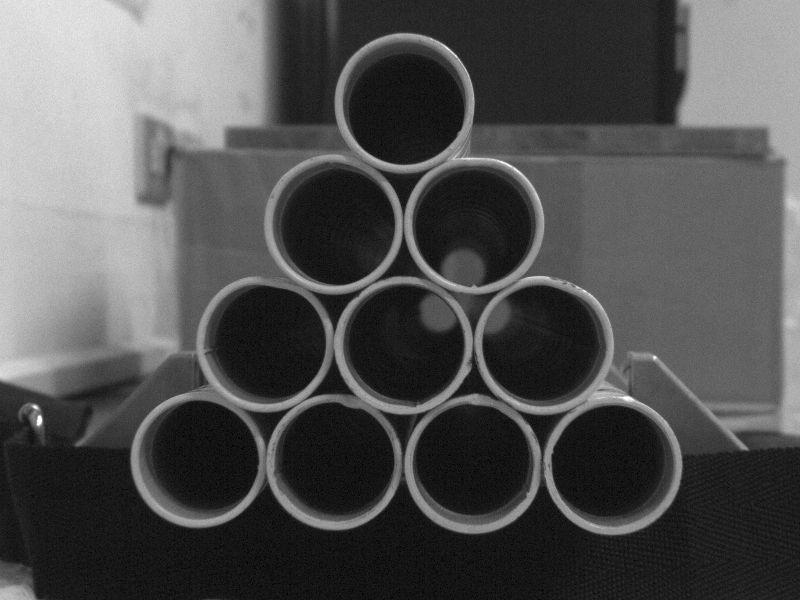
#> input picture data/image/240105_1.bmp, 800 x 600 px, given in place of video0105.avi, which was not available
$ python polar_defect_detect_video.py
#> lines starting #> are read from the running program, lines starting #| are printed output that depends on the picture; after the words box and inside, x2 and y2 are one past the last pixel; in counts of white or black regions, pixels touching at a corner belong together; pictures that were not available may be replaced by others from this repository, and a replacement may not be noted
#> further down, frame is the input picture: shape (600, 800, 3); min 0, max 255, mean 81.8
import cv2
import numpy as np
import math


def nothing(x):
    pass


# 极坐标转换函数
def polar_transform_2(circles, frame_copy, roi_scale_factor):
    transformed_images = []
    for i in range(len(circles)):
        X = int(np.round(circles[i][0]))
        Y = int(np.round(circles[i][1]))
        R = int(np.round(circles[i][2]))
        new_R = int(R * roi_scale_factor)

        # 確保 ROI 坐標在圖像範圍內
        x1, y1 = max(X - new_R, 0), max(Y - new_R, 0)
        x2, y2 = min(X + new_R, frame_copy.shape[1]), min(
            Y + new_R, frame_copy.shape[0]
        )

        # 檢查截取的 ROI 是否有效
        if x2 > x1 and y2 > y1:
            ROI = frame_copy[y1:y2, x1:x2]
            trans_center = (new_R, new_R)
            dst = cv2.warpPolar(
                ROI,
                (300, 600),
                trans_center,
                new_R,
                cv2.INTER_LINEAR + cv2.WARP_POLAR_LINEAR,
            )
            transformed_images.append(dst)
        else:
            print(f"Invalid ROI for circle {i}")
            transformed_images.append(None)  # 或者使用其他的占位符

    return transformed_images


# 缺陷檢測
def defect_detect(polar_img):
    transformed_images = []
    total_contour_area_list = []

    for img in polar_img:
        # 確保圖像是單通道的，如果不是，轉換為灰度圖
        if len(img.shape) == 3:
            img = cv2.cvtColor(img, cv2.COLOR_BGR2GRAY)

        # 對每個圖像進行模糊
        blurred_roi = cv2.blur(img, (3, 501))
        # 對當前ROI區域和模糊後的ROI區域進行差分操作
        diff_roi = cv2.absdiff(img, blurred_roi)
        # 進行二值化操作
        _, binary_roi = cv2.threshold(
            diff_roi, threshold_value_for_diff, 255, cv2.THRESH_BINARY
        )
        # 添加二值化後的圖像到列表中
        transformed_images.append(binary_roi)
        # 如果需要尋找輪廓，可以在這裡添加對應的代碼
        contours, _ = cv2.findContours(
            binary_roi, cv2.RETR_EXTERNAL, cv2.CHAIN_APPROX_SIMPLE
        )
        # 計算每個輪廓的面積並累加到總和中
        total_contour_area = sum(cv2.contourArea(contour) for contour in contours)
        if total_contour_area > 300:
            total_contour_area_list.append(False)
        else:
            total_contour_area_list.append(True)
    # print(total_contour_area_list)
    return total_contour_area_list


# 設定一個閾值，用於決定兩個圓形是否在垂直方向上足夠接近
y_threshold = 30  # 這個值可以根據您的具體需求進行調整


def sort_circles(circles):
    # 首先按 y 坐標排序
    sorted_circles = sorted(circles, key=lambda c: -c[1])

    # 現在處理那些在垂直方向上足夠接近的圓形
    while True:
        swapped = False
        for i in range(len(sorted_circles) - 1):
            if abs(sorted_circles[i][1] - sorted_circles[i + 1][1]) <= y_threshold:
                # 如果兩個圓形在 y 方向上足夠接近，則根據 x 坐標進行排序
                if sorted_circles[i][0] > sorted_circles[i + 1][0]:
                    sorted_circles[i], sorted_circles[i + 1] = (
                        sorted_circles[i + 1],
                        sorted_circles[i],
                    )
                    swapped = True
        if not swapped:
            break

    return sorted_circles


def stable_detected_defect(total_contour_area_list, NG_list):
    # 读取total_contour_area_list
    for i in range(len(total_contour_area_list)):
        if total_contour_area_list[i]:
            NG_list[i] = NG_list[i] - 2
        else:
            NG_list[i] = NG_list[i] + 2
    return NG_list


# 检测圆形的函数
def detect_circles(minDist, param1, param2, threshold_value):
#> called with minDist = 115, param1 = 60, param2 = 24, threshold_value = 100
    global frame, NG_list
    frame_copy = frame.copy()
    # --------------------------------------------------------
    gray = cv2.cvtColor(frame_copy, cv2.COLOR_BGR2GRAY)
    # --------------------------------------------------------
    # 指定中值濾波的核大小，通常為奇數
    kernel_size = 3
    median_blur_frame = cv2.medianBlur(gray, kernel_size)
    # --------------------------------------------------------
    _, thresholded = cv2.threshold(
        median_blur_frame, threshold_value, 255, cv2.THRESH_BINARY
    )
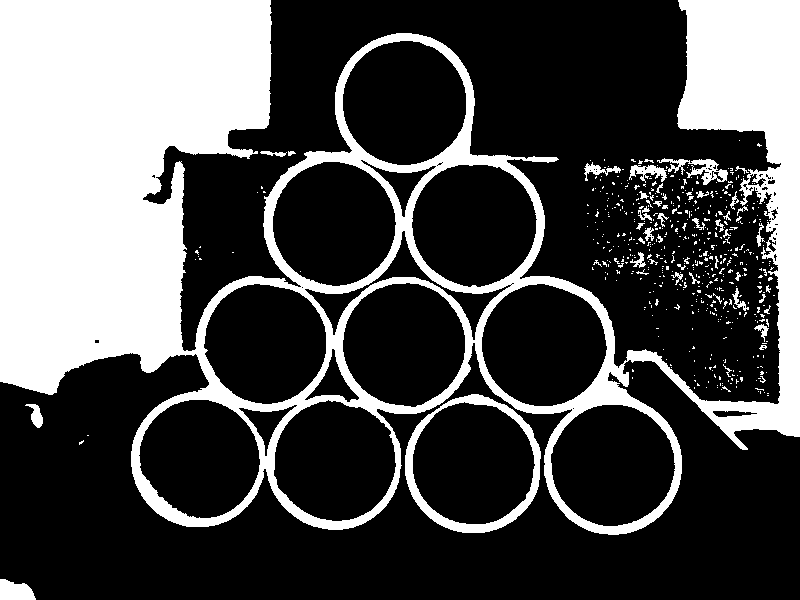
#> thresholded: shape (600, 800); 30.4% white; 541 white regions (495 under 20 px), largest, box (x1, y1, x2, y2) and area: (0, 0, 800, 535) 137309, (405, 394, 541, 533) 3093, (657, 158, 728, 185) 664
    # --------------------------------------------------------
    # 定義開運算的核（可以根據需求調整核的大小）
    kernel = np.ones((3, 3), np.uint8)
    # 使用開運算處理圖像
    opening = cv2.morphologyEx(thresholded, cv2.MORPH_OPEN, kernel)
#> opening: shape (600, 800); 29.7% white; 79 white regions (49 under 20 px)
    # --------------------------------------------------------
    contours, _ = cv2.findContours(opening, cv2.RETR_LIST, cv2.CHAIN_APPROX_SIMPLE)
#> contours = 110 contours, 74 with area under 20; largest, box (x1, y1, x2, y2) and area: (0, 0, 682, 535) 219122, (627, 0, 800, 450) 25080, (405, 394, 541, 533) 14506, (342, 40, 467, 166) 12216, (411, 164, 538, 288) 12138
    # 找到最大面积的轮廓
    max_contour = max(contours, key=cv2.contourArea)
#> max_contour = contour of 1452 points, box (x1, y1, x2, y2) (0, 0, 682, 535), area 219122

    # 创建一个空白图像
    result = np.zeros_like(frame)

    # 绘制除了最大面积轮廓以外的其他轮廓
    for contour in contours:
        if contour is not max_contour:
            cv2.drawContours(result, [contour], 0, 255, 1)
#> this loop made 110 passes
#> contour on passes 3, 11, 15, 17, 19, 20, 21, 23: [[572, 408], [573, 407], [574, 408], [573, 409]], [[740, 377], [740, 379], [742, 379], [742, 377]], [[764, 310], [764, 312], [767, 312], [767, 310]], [[759, 300], [759, 302], [761, 302], [761, 300]], [[698, 290], [698, 292], [700, 292], [700, 290]], [[766, 288], [766, 290], [768, 290], [768, 288]], [[301, 287], [302, 286], [303, 287], [302, 288]], [[510, 284], [511, 283], [512, 284], [511, 285]]

    # 显示结果图像
    cv2.imshow("Result Image", result)
    result = cv2.cvtColor(result, cv2.COLOR_BGR2GRAY)
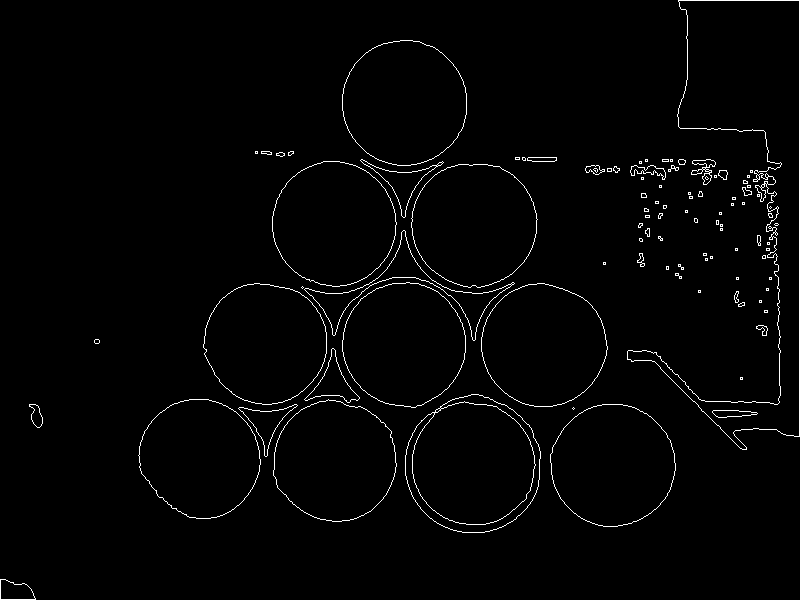
#> result: shape (600, 800); values 0 (black) and 29 (white), 1.7% white in thin lines or dots
    # --------------------------------------------------------
    circles = cv2.HoughCircles(
        result,
        cv2.HOUGH_GRADIENT,
        dp=1,
        minDist=minDist,
        param1=param1,
        param2=param2,
        minRadius=minRadius,
        maxRadius=maxRadius,
    )
#> circles = [[404.5, 344.5, 61.7], [543.5, 344.5, 60.9], [473.5, 462.5, 60.6], [335.5, 461.5, 60.6], [472.5, 223.5, 62.6], [403.5, 103.5, 62.7], [333.5, 222.5, 60.5], [265.5, 342.5, 60.6], [197.5, 460.5, 60.9], [612.5, 469.5, 64.7]]
    if circles is not None:
        # 将圆形按照 x 和 y 坐标排序
        circles = np.round(circles[0, :]).astype("int")
#> circles = [[404, 344, 62], [544, 344, 61], [474, 462, 61], [336, 462, 61], [472, 224, 63], [404, 104, 63], [334, 222, 60], [266, 342, 61], [198, 460, 61], [612, 470, 65]]
        circles_sorted = sort_circles(circles)
#> in sort_circles, `sorted_circles = sorted(circles, key=lambda c: -c[1])`: sorted_circles = [[612, 470, 65], [474, 462, 61], [336, 462, 61], [198, 460, 61], [404, 344, 62], [544, 344, 61], [266, 342, 61], [472, 224, 63], [334, 222, 60], [404, 104, 63]]
#> after the loop in sort_circles, `while True:`: sorted_circles = [[198, 460, 61], [336, 462, 61], [474, 462, 61], [612, 470, 65], [266, 342, 61], [404, 344, 62], [544, 344, 61], [334, 222, 60], [472, 224, 63], [404, 104, 63]]
#> circles_sorted has the same summary as sorted_circles in sort_circles

        # 极坐标转换
        polar_img = polar_transform_2(
            circles_sorted, frame, (1 + roi_scale_factor / 1000)
        )
#> the loop in polar_transform_2, `for i in range(len(circles)):` made 10 passes
#> (X, Y, R, new_R, x1, y1, x2, y2) on passes 1 to 8: (198, 460, 61, 67, 131, 393, 265, 527), (336, 462, 61, 67, 269, 395, 403, 529), (474, 462, 61, 67, 407, 395, 541, 529), (612, 470, 65, 72, 540, 398, 684, 542), (266, 342, 61, 67, 199, 275, 333, 409), (404, 344, 62, 68, 336, 276, 472, 412), (544, 344, 61, 67, 477, 277, 611, 411), (334, 222, 60, 66, 268, 156, 400, 288)
#> pass 1, in polar_transform_2, `ROI = frame_copy[y1:y2, x1:x2]`:
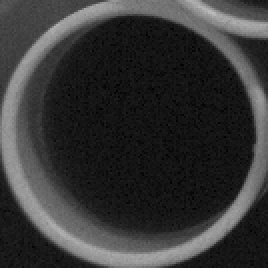
#> ROI: shape (134, 134, 3) (shown 2 times larger); min 0, max 189, mean 54
#> pass 1, in polar_transform_2, `dst = cv2.warpPolar( ROI, (300, 600), trans_center, new_R, cv2.INTER_L..`:
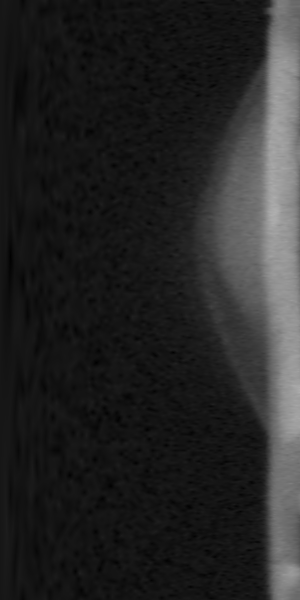
#> dst: shape (600, 300, 3); min 1, max 175, mean 37.7
#> after the loop in polar_transform_2, `for i in range(len(circles)):`:
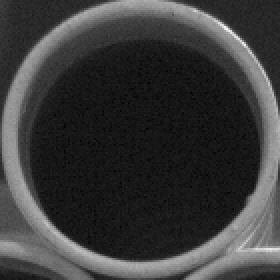
#> ROI: shape (140, 140, 3) (shown 2 times larger); min 2, max 255, mean 58.2
#> after the loop in polar_transform_2, `for i in range(len(circles)):`: transformed_images = 10 items
#> polar_img = 10 items
        get_total_contour_area_list = defect_detect(polar_img)
#> the loop in defect_detect, `for img in polar_img:` made 10 passes
#> total_contour_area on passes 4, 9: 307, 76.5
#> pass 1, in defect_detect, `_, binary_roi = cv2.threshold( diff_roi, threshold_value_for_diff, 255..`:
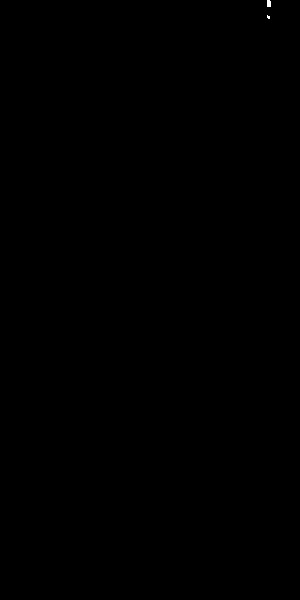
#> binary_roi: shape (600, 300); 0.02% white; 2 white regions (1 under 20 px), largest, box (x1, y1, x2, y2) and area: (267, 0, 271, 7) 27
#> after the loop in defect_detect, `for img in polar_img:`:
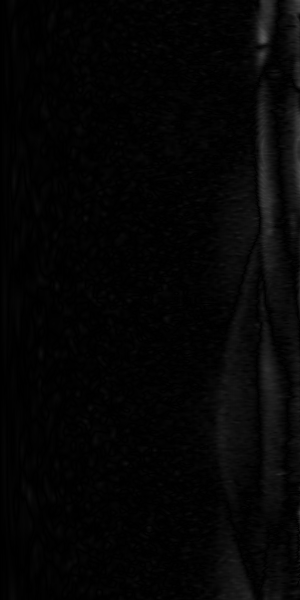
#> diff_roi: shape (600, 300); min 0, max 85, mean 4.9
#> after the loop in defect_detect, `for img in polar_img:`: total_contour_area_list = [True, True, True, False, True, True, True, True, True, True]; transformed_images = 10 items
#> get_total_contour_area_list has the same summary as total_contour_area_list in defect_detect
        NG_list = stable_detected_defect(get_total_contour_area_list, NG_list)
#> the loop in stable_detected_defect, `for i in range(len(total_contour_area_list)):` made 10 passes
#> after the loop in stable_detected_defect, `for i in range(len(total_contour_area_list)):`: NG_list = 100 values, max 2 at index 3, min -2 at index 0, mean -0.16
        for i, (x, y, r) in enumerate(circles_sorted):
            # print(i,x,y)
            # 绘制检测到的圆形
            cv2.circle(frame_copy, (x, y), r, (255, 255, 0), 4)
            cv2.circle(frame_copy, (x, y), 5, (255, 255, 0), -1)
            if NG_list[i] < 0:
                text = {"Good"}
                cv2.putText(
                    frame_copy,
                    text,
                    (x - 20, y - 20),
                    cv2.FONT_HERSHEY_SIMPLEX,
                    0.5,
                    (0, 255, 0),
                    2,
                )
            else:
                text = {"NG"}
                cv2.putText(
                    frame_copy,
                    text,
                    (x - 10, y - 20),
                    cv2.FONT_HERSHEY_SIMPLEX,
                    0.5,
                    (0, 0, 255),
                    2,
                )
#> this loop made 1 pass

            # cv2.imshow(f"Polar Transform Circle {i}", polar_img[i])
            # cv2.resizeWindow(f"Polar Transform Circle {i}", 800, 600)
            # cv2.imshow(f"diff {i}",diff_binary[i])

        # 显示结果
        cv2.imshow("Detected Circles", frame_copy)
        cv2.imshow("Thresholded", thresholded)

    else:
        print("未检测到圆形")
        cv2.imshow("Thresholded", thresholded)
        cv2.imshow("Detected Circles", frame_copy)
    # --------------------------------------------------------


# 读取
cap = cv2.VideoCapture(
    "C://Users//ASUS//Desktop//C++//05_image-process//112-1_AOI//final-project//data//video0105.avi"
)
# # 获取视频的帧率
# fps = cap.get(cv2.CAP_PROP_FPS)
# # 计算每秒的帧数
# frame_interval = int(fps)  # 每秒检测一次，需要读取的帧间隔

# # 初始化帧计数器
# frame_count = 0

# 初始參數
minDist = 115
param1 = 60
param2 = 24
threshold_value = 100
erosion_iterations = 1
minRadius = 50
maxRadius = 70
roi_scale_factor = 112
threshold_value_for_diff = 80
num_circles = 100  # 假设最多有100个圆形
NG_list = [0] * num_circles  # 初始化所有元素为0

# 建立trakbar
cv2.namedWindow("Detected Circles")
cv2.createTrackbar("minDist", "Detected Circles", minDist, 200, nothing)
cv2.createTrackbar("param1", "Detected Circles", param1, 1000, nothing)
cv2.createTrackbar("param2", "Detected Circles", param2, 1000, nothing)
cv2.createTrackbar("threshold_value", "Detected Circles", threshold_value, 255, nothing)
cv2.createTrackbar("minRadius", "Detected Circles", minRadius, 100, nothing)
cv2.createTrackbar("maxRadius", "Detected Circles", maxRadius, 200, nothing)
cv2.createTrackbar(
    "roi_scale_factor", "Detected Circles", roi_scale_factor, 900, nothing
)
cv2.createTrackbar(
    "threshold_value_for_diff",
    "Detected Circles",
    threshold_value_for_diff,
    255,
    nothing,
)

while True:
    ret, frame = cap.read()
    minDist = cv2.getTrackbarPos("minDist", "Detected Circles")
    param1 = cv2.getTrackbarPos("param1", "Detected Circles")
    param2 = cv2.getTrackbarPos("param2", "Detected Circles")
    threshold_value = cv2.getTrackbarPos("threshold_value", "Detected Circles")
    minRadius = cv2.getTrackbarPos("minRadius", "Detected Circles")
    maxRadius = cv2.getTrackbarPos("maxRadius", "Detected Circles")
    roi_scale_factor = cv2.getTrackbarPos("roi_scale_factor", "Detected Circles")
    threshold_value_for_diff = cv2.getTrackbarPos(
        "threshold_value_for_diff", "Detected Circles"
    )
    #  # 每秒检测一次
    # if frame_count % frame_interval == 0:
#> (the run stopped early here; a loop or call above may not have finished)

$ run again, on data/image/240105_2.bmp
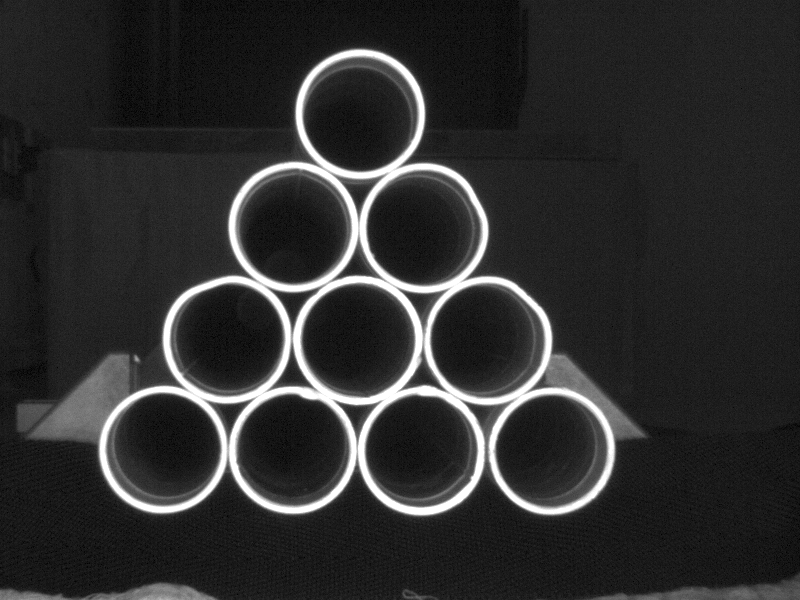
#> input picture data/image/240105_2.bmp, 800 x 600 px, given in place of video0105.avi, which was not available
#> frame is the input picture: shape (600, 800, 3); min 0, max 255, mean 46.7
#> thresholded: shape (600, 800); 9% white; 24 white regions (16 under 20 px), largest, box (x1, y1, x2, y2) and area: (40, 49, 641, 516) 41434, (92, 584, 215, 600) 1125, (0, 591, 67, 600) 367
#> opening: shape (600, 800); 8.9% white; 7 white regions (3 under 20 px)
#> in detect_circles, `contours, _ = cv2.findContours(opening, cv2.RETR_LIST, cv2.CHAIN_APPRO..`: contours = 29 contours, 5 with area under 20; largest, box (x1, y1, x2, y2) and area: (40, 49, 639, 516) 142642, (303, 57, 418, 172) 10171, (366, 171, 481, 286) 10132, (430, 284, 544, 398) 9960, (301, 283, 415, 398) 9924
#> max_contour = contour of 966 points, box (x1, y1, x2, y2) (40, 49, 639, 516), area 142642
#> the loop in detect_circles, `for contour in contours:` made 29 passes
#> contour on pass 2: [[744, 592], [744, 595], [746, 595], [746, 592]]
#> in detect_circles, `circles = cv2.HoughCircles( result, cv2.HOUGH_GRADIENT, dp=1, minDist=..`: circles = [[292.5, 449.5, 54.6], [549.5, 449.5, 55.6], [485.5, 339.5, 56.4], [360.5, 113.5, 56.9], [357.5, 340.5, 56], [227.5, 340.5, 55.5], [293.5, 226.5, 56.1], [419.5, 450.5, 55.6], [163.5, 448.5, 55.6], [423.5, 227.5, 55.7]]
#> in detect_circles, `circles = np.round(circles[0, :]).astype("int")`: circles = [[292, 450, 55], [550, 450, 56], [486, 340, 56], [360, 114, 57], [358, 340, 56], [228, 340, 56], [294, 226, 56], [420, 450, 56], [164, 448, 56], [424, 228, 56]]
#> in sort_circles, `sorted_circles = sorted(circles, key=lambda c: -c[1])`: sorted_circles = [[292, 450, 55], [550, 450, 56], [420, 450, 56], [164, 448, 56], [486, 340, 56], [358, 340, 56], [228, 340, 56], [424, 228, 56], [294, 226, 56], [360, 114, 57]]
#> after the loop in sort_circles, `while True:`: sorted_circles = [[164, 448, 56], [292, 450, 55], [420, 450, 56], [550, 450, 56], [228, 340, 56], [358, 340, 56], [486, 340, 56], [294, 226, 56], [424, 228, 56], [360, 114, 57]]
#> circles_sorted has the same summary as sorted_circles in sort_circles
#> the loop in polar_transform_2, `for i in range(len(circles)):` made 10 passes
#> (X, Y, R, new_R, x1, y1, x2, y2) on passes 1 to 8: (164, 448, 56, 62, 102, 386, 226, 510), (292, 450, 55, 61, 231, 389, 353, 511), (420, 450, 56, 62, 358, 388, 482, 512), (550, 450, 56, 62, 488, 388, 612, 512), (228, 340, 56, 62, 166, 278, 290, 402), (358, 340, 56, 62, 296, 278, 420, 402), (486, 340, 56, 62, 424, 278, 548, 402), (294, 226, 56, 62, 232, 164, 356, 288)
#> after the loop in polar_transform_2, `for i in range(len(circles)):`:
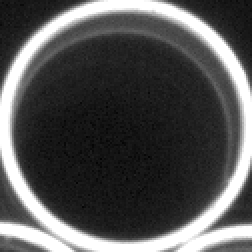
#> ROI: shape (126, 126, 3) (shown 2 times larger); min 2, max 255, mean 82.9
#> after the loop in polar_transform_2, `for i in range(len(circles)):`: transformed_images = 10 items
#> the loop in defect_detect, `for img in polar_img:` made 10 passes
#> total_contour_area on passes 2, 3, 4, 5, 7, 9: 319.5, 106, 261.5, 214.5, 99.5, 594
#> after the loop in defect_detect, `for img in polar_img:`:
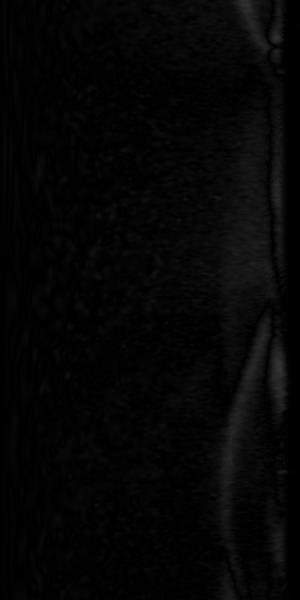
#> diff_roi: shape (600, 300); min 0, max 53, mean 5.2
#> after the loop in defect_detect, `for img in polar_img:`: total_contour_area_list = [True, False, True, True, True, True, True, True, False, True]; transformed_images = 10 items
#> get_total_contour_area_list has the same summary as total_contour_area_list in defect_detect
#> the loop in stable_detected_defect, `for i in range(len(total_contour_area_list)):` made 10 passes
#> after the loop in stable_detected_defect, `for i in range(len(total_contour_area_list)):`: NG_list = 100 values, max 2 at index 1, min -2 at index 0, mean -0.12
#> the loop in detect_circles, `for i, (x, y, r) in enumerate(circles_sorted):` made 1 pass
